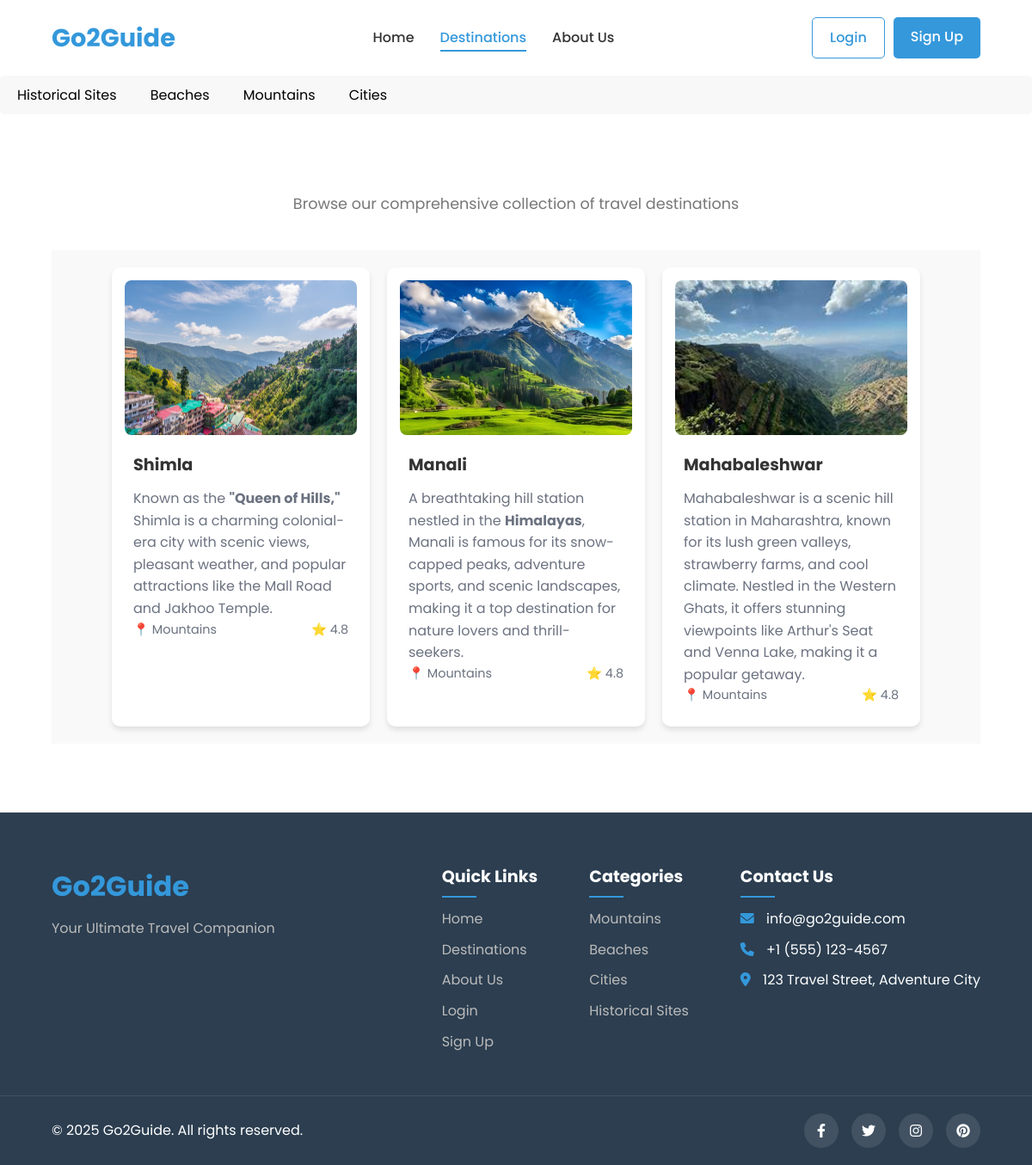
Screenshot of /category_detail/Mountains with the database file from the repository.
### city/models.py (models this page shows)
class City(models.Model):
    name=models.CharField(max_length=50)
    image=models.FileField(upload_to="city/", max_length=500,null=True, default=None)
    category=models.CharField(max_length=50)
    description=HTMLField()

### pbl/views.py (the view)
# urls.py: path('category_detail/<cat>',views.Cat_detail),
def Cat_detail(request, cat):
    category_detail=City.objects.filter(category=cat)
    City_data=City.objects.all()
    cat_set={cat.category for cat in City_data}
    data={'category':category_detail,'City':City_data,'Category':cat_set}
    return render(request, 'category_detail.html',data)

### templates/category_detail.html (shortened to what this page needs)
<!DOCTYPE html>
<html lang="en">
<head>
    <link rel="stylesheet" href="/static/css/styles.css">
    <link rel="stylesheet" href="/static/css/destinations.css">
    <link rel="stylesheet" href="https://cdnjs.cloudflare.com/ajax/libs/font-awesome/6.0.0-beta3/css/all.min.css">
</head>
<body>
    <header>
        <nav class="navbar">
            <div class="logo">
                <a href="/home">Go2Guide</a>
            </div>
            <div class="nav-links">
                <ul>
                    <li><a href="/home">Home</a></li>
                    <li><a href="destinations.html" class="active">Destinations</a></li>
                    <li><a href="/about-us">About Us</a></li>
                </ul>
            </div>
            <div class="auth-links">
                <a href="../auth/login.html" class="btn btn-login">Login</a>
                <a href="../auth/signup.html" class="btn btn-signup">Sign Up</a>
            </div>
        </nav>
        <nav class="category-nav">
            <ul>
                {% for n in Category %}
                <li><a href="/category_detail/{{n}}" class="category-link">{{n}}</a></li>
                {% endfor %}
            </ul>
        </nav>
    <main>
        <section class="all-destinations">
            <div class="section-header">
                <p>Browse our comprehensive collection of travel destinations</p>
            </div>
        <div class="city-section">
          {% for n in category %}
          <a href="/city_detail/{{n.name}}" class="city-card">
        {% if n.image %}
            <img src="/media/{{ n.image }}" alt="{{ n.name }}">
        {% else %}
            <img src="/static/default-image.png" alt="Default Image">
        {% endif %}
        <div class="city-card-content">
            <h3>{{ n.name }}</h3>
            <p>{{ n.description | safe }}</p>
            <div class="city-card-footer">
                <span>📍 {{n.category}}</span>
                <span>⭐ 4.8</span>
            </div>
        </div>
          </a>
         {% endfor %}
        </div>
        </section>
    </main>
    <footer>
        <div class="footer-content">
            <div class="footer-logo">
                <h2>Go2Guide</h2>
                <p>Your Ultimate Travel Companion</p>
            </div>
            <div class="footer-links">
                <div class="footer-column">
                    <h3>Quick Links</h3>
                    <ul>
                        <li><a href="/home">Home</a></li>
                        <li><a href="/d">Destinations</a></li>
                        <li><a href="/about-us">About Us</a></li>
                        <li><a href="/">Login</a></li>
                        <li><a href="/register">Sign Up</a></li>
                    </ul>
                </div>
                <div class="footer-column">
                    <h3>Categories</h3>
                    <ul>
                        <li><a href="/category_detail/Mountains">Mountains</a></li>
                        <li><a href="/category_detail/Beaches">Beaches</a></li>
                        <li><a href="/category_detail/Cities">Cities</a></li>
                        <li><a href="/category_detail/Historical Sites">Historical Sites</a></li>
                    </ul>
                </div>
                <div class="footer-column">
                    <h3>Contact Us</h3>
                    <ul>
                        <li><i class="fas fa-envelope"></i> info@go2guide.com</li>
                        <li><i class="fas fa-phone"></i> +1 (555) 123-4567</li>
                        <li><i class="fas fa-map-marker-alt"></i> 123 Travel Street, Adventure City</li>
                    </ul>
                </div>
            </div>
        </div>
        <div class="footer-bottom">
            <p>&copy; 2025 Go2Guide. All rights reserved.</p>
            <div class="social-icons">
                <a href="#"><i class="fab fa-facebook-f"></i></a>
                <a href="#"><i class="fab fa-twitter"></i></a>
                <a href="#"><i class="fab fa-instagram"></i></a>
                <a href="#"><i class="fab fa-pinterest"></i></a>
            </div>
        </div>
    </footer>
</body>
</html>

### static/css/styles.css (style rules this page uses)
:root { --primary-color: #3498db; --secondary-color: #2ecc71; --accent-color: #f39c12; --dark-color: #2c3e50; --light-color: #ecf0f1; --text-color: #333; --light-text: #fff; --shadow: 0 4px 6px rgba(0, 0, 0, 0.1); --transition: all 0.3s ease; }
* { margin: 0; padding: 0; box-sizing: border-box; }
body { font-family: 'Poppins', sans-serif; line-height: 1.6; color: var(--text-color); background-color: #f9f9f9; }
a { text-decoration: none; color: inherit; }
ul { list-style: none; }
img { max-width: 100%; height: auto; display: block; }
.btn { display: inline-block; padding: 10px 20px; background-color: var(--primary-color); color: var(--light-text); border-radius: 5px; font-weight: 500; transition: var(--transition); border: none; cursor: pointer; }
.section-header { text-align: center; margin-bottom: 40px; }
.section-header p { color: #777; font-size: 1.1rem; }
header { background-color: #fff; box-shadow: var(--shadow); position: sticky; top: 0; z-index: 1000; }
.navbar { display: flex; justify-content: space-between; align-items: center; padding: 20px 5%; max-width: 1400px; margin: 0 auto; }
.logo a { font-size: 1.8rem; font-weight: 700; color: var(--primary-color); }
.nav-links ul { display: flex; }
.nav-links li { margin: 0 15px; }
.nav-links a { font-weight: 500; transition: var(--transition); position: relative; }
.nav-links a:hover, .nav-links a.active { color: var(--primary-color); }
.nav-links a::after { content: ''; position: absolute; bottom: -5px; left: 0; width: 0; height: 2px; background-color: var(--primary-color); transition: var(--transition); }
.nav-links a:hover::after, .nav-links a.active::after { width: 100%; }
.auth-links { display: flex; gap: 10px; }
.btn-login { background-color: transparent; color: var(--primary-color); border: 1px solid var(--primary-color); }
footer { background-color: var(--dark-color); color: var(--light-text); padding-top: 60px; }
.footer-content { display: flex; flex-wrap: wrap; justify-content: space-between; max-width: 1400px; margin: 0 auto; padding: 0 5% 40px; border-bottom: 1px solid rgba(255, 255, 255, 0.1); }
.footer-logo h2 { font-size: 2rem; margin-bottom: 10px; color: var(--primary-color); }
.footer-logo p { color: #bbb; }
.footer-links { display: flex; flex-wrap: wrap; gap: 60px; }
.footer-column h3 { font-size: 1.2rem; margin-bottom: 20px; position: relative; }
.footer-column h3::after { content: ''; position: absolute; bottom: -8px; left: 0; width: 40px; height: 2px; background-color: var(--primary-color); }
.footer-column ul li { margin-bottom: 10px; }
.footer-column a { color: #bbb; transition: var(--transition); }
.footer-column i { margin-right: 10px; color: var(--primary-color); }
.footer-bottom { display: flex; justify-content: space-between; align-items: center; max-width: 1400px; margin: 0 auto; padding: 20px 5%; }
.social-icons { display: flex; gap: 15px; }
.social-icons a { display: flex; align-items: center; justify-content: center; width: 40px; height: 40px; background-color: rgba(255, 255, 255, 0.1); border-radius: 50%; transition: var(--transition); }
.city-section { display: flex; flex-wrap: wrap; gap: 20px; justify-content: center; padding: 20px; background-color: #f9f9f9; }
.city-card { display: block; text-decoration: none; color: inherit; width: 300px; border-radius: 10px; box-shadow: 0 4px 6px rgba(0, 0, 0, 0.1); overflow: hidden; transition: transform 0.2s ease-in-out; background: #fff; padding: 15px; }
.city-card img { width: 100%; height: 180px; object-fit: cover; border-radius: 8px; }
.city-card-content { padding: 10px; }
.city-card h3 { font-size: 1.2em; font-weight: bold; margin: 10px 0; }
.city-card p { color: #6b7280; }
.city-card-footer { display: flex; justify-content: space-between; align-items: center; font-size: 0.9em; color: #6b7280; }

### static/css/destinations.css (style rules this page uses)
.all-destinations { padding: 80px 5%; max-width: 1400px; margin: 0 auto; }
.category-nav { background-color: #f8f8f8; padding: 10px; border-radius: 5px; }
.category-nav ul { list-style-type: none; padding: 0; }
.category-nav li { display: inline; margin-right: 15px; }
.category-link { text-decoration: none; color: black; font-size: 16px; padding: 5px 10px; border-radius: 3px; transition: background-color 0.3s ease; }

### rows the page displays
City: Category "Historical Sites"
City: Category "Beaches"
City: Category "Mountains", image (picture), name "Shimla", description "Known as the \"Queen of Hills,\" Shimla is a charming colonial-era city with scenic views, pleasant weather, and popular attractions like the Mall Road and Jakhoo Temple.", category "Mountains"
City: Category "Cities"
City: image (picture), name "Manali", description "A breathtaking hill station nestled in the Himalayas , Manali is famous for its snow-capped peaks, adventure sports, and scenic landscapes, making it a top destination for nature lovers and thrill-seekers.", category "Mountains"
City: image (picture), name "Mahabaleshwar", description "Mahabaleshwar is a scenic hill station in Maharashtra, known for its lush green valleys, strawberry farms, and cool climate. Nestled in the Western Ghats, it offers stunning viewpoints like Arthur's Seat and Venna Lake, making it a popular getaway.", category "Mountains"
